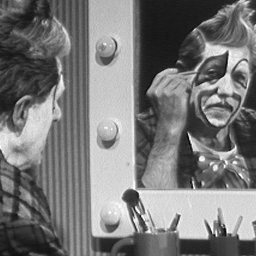
#> input picture VC/Aula4/cln1.bmp, 256 x 256 px
$ python Aula_03_ex_01.py cln1.bmp
#> lines starting #> are read from the running program, lines starting #| are printed output that depends on the picture; after the words box and inside, x2 and y2 are one past the last pixel; in counts of white or black regions, pixels touching at a corner belong together
import cv2 as cv
import numpy as np
from matplotlib import pyplot as plt
import sys

img = cv.imread(sys.argv[1],0)
#> img is the input picture: shape (256, 256); min 3, max 255, mean 120.3
ret,thresh1 = cv.threshold(img,127,255,cv.THRESH_BINARY)
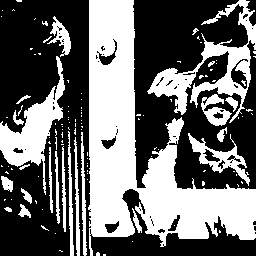
#> thresh1: shape (256, 256); 41.9% white; 120 white regions (96 under 20 px), largest, box (x1, y1, x2, y2) and area: (88, 0, 256, 256) 16892, (147, 0, 256, 123) 3345, (0, 56, 65, 195) 2690
ret,thresh2 = cv.threshold(img,127,255,cv.THRESH_BINARY_INV)
ret,thresh3 = cv.threshold(img,127,255,cv.THRESH_TRUNC)
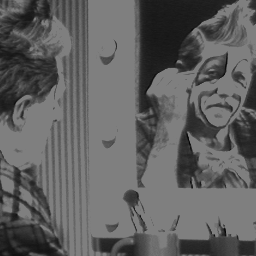
#> thresh3: shape (256, 256); min 3, max 127, mean 95.8
ret,thresh4 = cv.threshold(img,127,255,cv.THRESH_TOZERO)
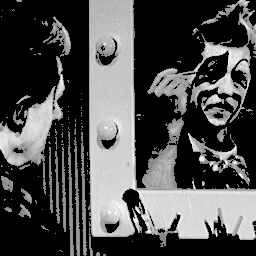
#> thresh4: shape (256, 256); min 0, max 255, mean 77.8
ret,thresh5 = cv.threshold(img,127,255,cv.THRESH_TOZERO_INV)
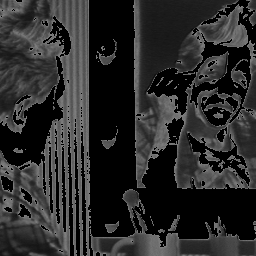
#> thresh5: shape (256, 256); min 0, max 127, mean 42.6

titles = ['Original Image','BINARY','BINARY_INV','TRUNC','TOZERO','TOZERO_INV']
images = [img, thresh1, thresh2, thresh3, thresh4, thresh5]

#mostrar as imagens
for i in range(6):
    plt.subplot(2,3,i+1),plt.imshow(images[i],'gray',vmin=0,vmax=255)
    plt.title(titles[i])
    plt.xticks([]),plt.yticks([])
plt.show()

$ run again, on VC/Aula4/fce5noi2.bmp
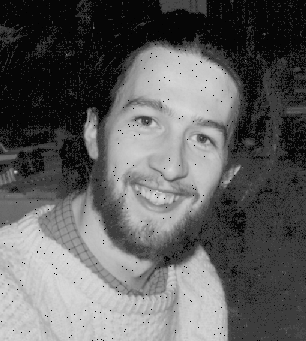
#> input picture VC/Aula4/fce5noi2.bmp, 306 x 341 px
#> img is the input picture: shape (341, 306); min 0, max 218, mean 95.9
#> `ret,thresh1 = cv.threshold(img,127,255,cv.THRESH_BINARY)`:
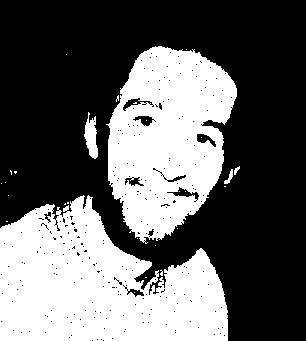
#> thresh1: shape (341, 306); 38.9% white; 28 white regions (23 under 20 px), largest, box (x1, y1, x2, y2) and area: (0, 195, 228, 341) 22752, (106, 46, 237, 244) 17288, (84, 112, 98, 159) 395, (224, 169, 233, 184) 56, (234, 166, 240, 175) 27
#> `ret,thresh5 = cv.threshold(img,127,255,cv.THRESH_TOZERO_INV)`:
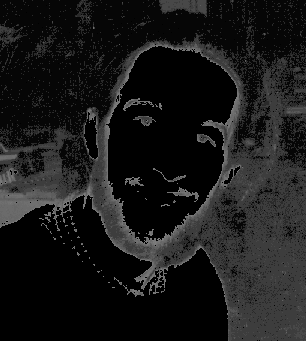
#> thresh5: shape (341, 306); min 0, max 125, mean 24.9
